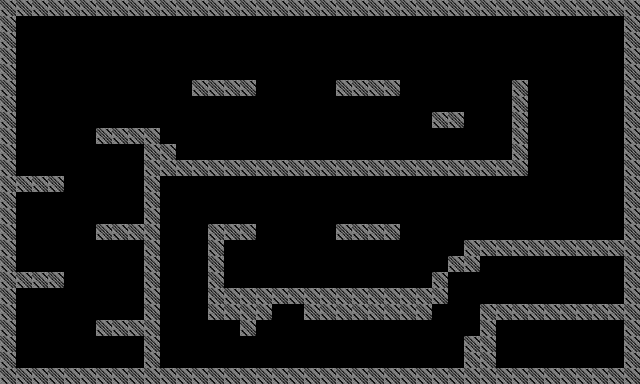

Below is a game level as drawn by its tile map, then a one-line description and the .tmx file that defines it, in full:
An orthogonal 40x24 tile map with 16x16 px tiles, 1 tile layer (tileset) and 31 objects.

<map version="1.10" tiledversion="1.12.1" orientation="orthogonal" renderorder="left-down" width="40" height="24" tilewidth="16" tileheight="16" infinite="0" nextlayerid="5" nextobjectid="36">
 <tileset firstgid="1" source="tilemap.tsx" />
 <objectgroup id="2" name="limiters">
  <object id="1" x="0" y="0" width="640" height="16" />
  <object id="2" x="624" y="0" width="16" height="384" />
  <object id="3" x="0" y="368" width="640" height="16" />
  <object id="4" x="0" y="0" width="16" height="384" />
 </objectgroup>
 <objectgroup id="3" name="interactable">
  <object id="6" x="496" y="304" width="128" height="16" />
  <object id="7" x="592" y="272" width="32" height="32" />
  <object id="8" x="576" y="320" width="48" height="48" />
 </objectgroup>
 <objectgroup id="4" name="platforms">
  <object id="10" x="0" y="176" width="64" height="16" />
  <object id="11" x="0" y="272" width="64" height="16" />
  <object id="12" x="96" y="320" width="64" height="16" />
  <object id="13" x="96" y="224" width="64" height="16" />
  <object id="14" x="96" y="128" width="64" height="16" />
  <object id="15" x="144" y="144" width="32" height="32" />
  <object id="16" x="144" y="128" width="16" height="256" />
  <object id="18" x="144" y="160" width="384" height="16" />
  <object id="19" x="512" y="80" width="16" height="96" />
  <object id="20" x="432" y="112" width="32" height="16" />
  <object id="21" x="336" y="80" width="64" height="16" />
  <object id="22" x="192" y="80" width="64" height="16" />
  <object id="23" x="464" y="240" width="160" height="16" />
  <object id="25" x="448" y="256" width="32" height="16" />
  <object id="26" x="336" y="224" width="64" height="16" />
  <object id="27" x="432" y="272" width="16" height="32" />
  <object id="28" x="304" y="288" width="128" height="32" />
  <object id="29" x="208" y="288" width="96" height="16" />
  <object id="30" x="208" y="288" width="64" height="32" />
  <object id="31" x="208" y="224" width="16" height="96" />
  <object id="32" x="208" y="224" width="48" height="16" />
  <object id="33" x="240" y="288" width="16" height="48" />
  <object id="34" x="480" y="304" width="16" height="64" />
  <object id="35" x="464" y="336" width="16" height="48" />
 </objectgroup>
 <layer id="1" name="tileset" width="40" height="24">
  <data encoding="csv">
1,1,1,1,1,1,1,1,1,1,1,1,1,1,1,1,1,1,1,1,1,1,1,1,1,1,1,1,1,1,1,1,1,1,1,1,1,1,1,1,
1,0,0,0,0,0,0,0,0,0,0,0,0,0,0,0,0,0,0,0,0,0,0,0,0,0,0,0,0,0,0,0,0,0,0,0,0,0,0,1,
1,0,0,0,0,0,0,0,0,0,0,0,0,0,0,0,0,0,0,0,0,0,0,0,0,0,0,0,0,0,0,0,0,0,0,0,0,0,0,1,
1,0,0,0,0,0,0,0,0,0,0,0,0,0,0,0,0,0,0,0,0,0,0,0,0,0,0,0,0,0,0,0,0,0,0,0,0,0,0,1,
1,0,0,0,0,0,0,0,0,0,0,0,0,0,0,0,0,0,0,0,0,0,0,0,0,0,0,0,0,0,0,0,0,0,0,0,0,0,0,1,
1,0,0,0,0,0,0,0,0,0,0,0,1,1,1,1,0,0,0,0,0,1,1,1,1,0,0,0,0,0,0,0,1,0,0,0,0,0,0,1,
1,0,0,0,0,0,0,0,0,0,0,0,0,0,0,0,0,0,0,0,0,0,0,0,0,0,0,0,0,0,0,0,1,0,0,0,0,0,0,1,
1,0,0,0,0,0,0,0,0,0,0,0,0,0,0,0,0,0,0,0,0,0,0,0,0,0,0,1,1,0,0,0,1,0,0,0,0,0,0,1,
1,0,0,0,0,0,1,1,1,1,0,0,0,0,0,0,0,0,0,0,0,0,0,0,0,0,0,0,0,0,0,0,1,0,0,0,0,0,0,1,
1,0,0,0,0,0,0,0,0,1,1,0,0,0,0,0,0,0,0,0,0,0,0,0,0,0,0,0,0,0,0,0,1,0,0,0,0,0,0,1,
1,0,0,0,0,0,0,0,0,1,1,1,1,1,1,1,1,1,1,1,1,1,1,1,1,1,1,1,1,1,1,1,1,0,0,0,0,0,0,1,
1,1,1,1,0,0,0,0,0,1,0,0,0,0,0,0,0,0,0,0,0,0,0,0,0,0,0,0,0,0,0,0,0,0,0,0,0,0,0,1,
1,0,0,0,0,0,0,0,0,1,0,0,0,0,0,0,0,0,0,0,0,0,0,0,0,0,0,0,0,0,0,0,0,0,0,0,0,0,0,1,
1,0,0,0,0,0,0,0,0,1,0,0,0,0,0,0,0,0,0,0,0,0,0,0,0,0,0,0,0,0,0,0,0,0,0,0,0,0,0,1,
1,0,0,0,0,0,1,1,1,1,0,0,0,1,1,1,0,0,0,0,0,1,1,1,1,0,0,0,0,0,0,0,0,0,0,0,0,0,0,1,
1,0,0,0,0,0,0,0,0,1,0,0,0,1,0,0,0,0,0,0,0,0,0,0,0,0,0,0,0,1,1,1,1,1,1,1,1,1,1,1,
1,0,0,0,0,0,0,0,0,1,0,0,0,1,0,0,0,0,0,0,0,0,0,0,0,0,0,0,1,1,0,0,0,0,0,0,0,0,0,1,
1,1,1,1,0,0,0,0,0,1,0,0,0,1,0,0,0,0,0,0,0,0,0,0,0,0,0,1,0,0,0,0,0,0,0,0,0,0,0,1,
1,0,0,0,0,0,0,0,0,1,0,0,0,1,1,1,1,1,1,1,1,1,1,1,1,1,1,1,0,0,0,0,0,0,0,0,0,0,0,1,
1,0,0,0,0,0,0,0,0,1,0,0,0,1,1,1,1,0,0,1,1,1,1,1,1,1,1,0,0,0,1,1,1,1,1,1,1,1,1,1,
1,0,0,0,0,0,1,1,1,1,0,0,0,0,0,1,0,0,0,0,0,0,0,0,0,0,0,0,0,0,1,0,0,0,0,0,0,0,0,1,
1,0,0,0,0,0,0,0,0,1,0,0,0,0,0,0,0,0,0,0,0,0,0,0,0,0,0,0,0,1,1,0,0,0,0,0,0,0,0,1,
1,0,0,0,0,0,0,0,0,1,0,0,0,0,0,0,0,0,0,0,0,0,0,0,0,0,0,0,0,1,1,0,0,0,0,0,0,0,0,1,
1,1,1,1,1,1,1,1,1,1,1,1,1,1,1,1,1,1,1,1,1,1,1,1,1,1,1,1,1,1,1,1,1,1,1,1,1,1,1,1
</data>
 </layer>
</map>
